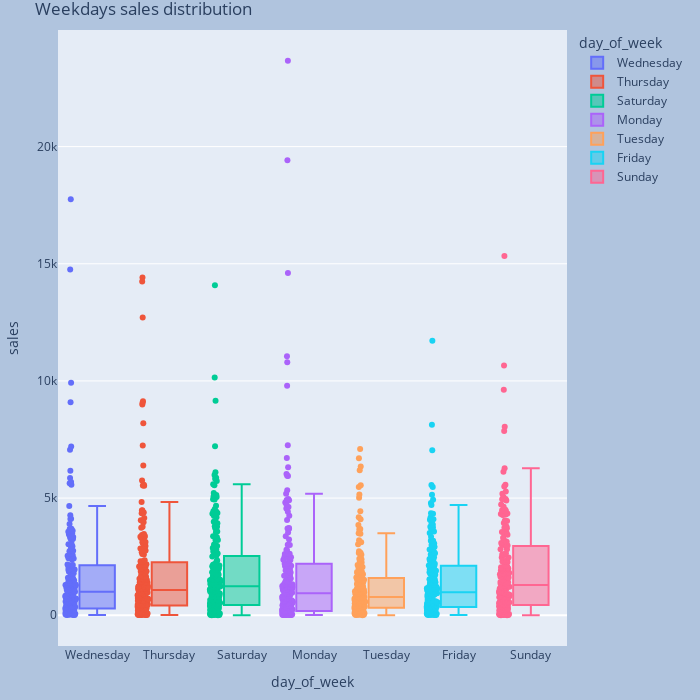

Source (notebook cell):
### Code cell
fig = px.box(day_level_df, x='day_of_week', y="sales", color="day_of_week",
             boxmode="overlay", points='all')
fig.update_layout(
    margin=dict(l=20, r=20, t=30, b=20),
    paper_bgcolor="LightSteelBlue",
    width=700,
    height=700,
    title='Weekdays sales distribution',
)

### Figure 1 — Plotly figure (JSON) as saved in the notebook; plotly's stock layout.template omitted (floating-point values rounded to 4 significant figures; data arrays with more than 128 entries replaced by an {"elided": "..."} marker saying what was removed)
{"data": [{"alignmentgroup": "True", "boxpoints": "all", "hovertemplate": "day_of_week=%{x}<br>sales=%{y}<extra></extra>", "legendgroup": "Wednesday", "marker": {"color": "#636efa"}, "name": "Wednesday", "notched": false, "offsetgroup": "Wednesday", "orientation": "v", "showlegend": true, "type": "box", "x": {"elided": "187 str values"}, "x0": " ", "xaxis": "x", "y": {"elided": "187 float values"}, "y0": " ", "yaxis": "y"}, {"alignmentgroup": "True", "boxpoints": "all", "hovertemplate": "day_of_week=%{x}<br>sales=%{y}<extra></extra>", "legendgroup": "Thursday", "marker": {"color": "#EF553B"}, "name": "Thursday", "notched": false, "offsetgroup": "Thursday", "orientation": "v", "showlegend": true, "type": "box", "x": {"elided": "195 str values"}, "x0": " ", "xaxis": "x", "y": {"elided": "195 float values"}, "y0": " ", "yaxis": "y"}, {"alignmentgroup": "True", "boxpoints": "all", "hovertemplate": "day_of_week=%{x}<br>sales=%{y}<extra></extra>", "legendgroup": "Saturday", "marker": {"color": "#00cc96"}, "name": "Saturday", "notched": false, "offsetgroup": "Saturday", "orientation": "v", "showlegend": true, "type": "box", "x": {"elided": "191 str values"}, "x0": " ", "xaxis": "x", "y": {"elided": "191 float values"}, "y0": " ", "yaxis": "y"}, {"alignmentgroup": "True", "boxpoints": "all", "hovertemplate": "day_of_week=%{x}<br>sales=%{y}<extra></extra>", "legendgroup": "Monday", "marker": {"color": "#ab63fa"}, "name": "Monday", "notched": false, "offsetgroup": "Monday", "orientation": "v", "showlegend": true, "type": "box", "x": {"elided": "185 str values"}, "x0": " ", "xaxis": "x", "y": {"elided": "185 float values"}, "y0": " ", "yaxis": "y"}, {"alignmentgroup": "True", "boxpoints": "all", "hovertemplate": "day_of_week=%{x}<br>sales=%{y}<extra></extra>", "legendgroup": "Tuesday", "marker": {"color": "#FFA15A"}, "name": "Tuesday", "notched": false, "offsetgroup": "Tuesday", "orientation": "v", "showlegend": true, "type": "box", "x": {"elided": "187 str values"}, "x0": " ", "xaxis": "x", "y": {"elided": "187 float values"}, "y0": " ", "yaxis": "y"}, {"alignmentgroup": "True", "boxpoints": "all", "hovertemplate": "day_of_week=%{x}<br>sales=%{y}<extra></extra>", "legendgroup": "Friday", "marker": {"color": "#19d3f3"}, "name": "Friday", "notched": false, "offsetgroup": "Friday", "orientation": "v", "showlegend": true, "type": "box", "x": {"elided": "189 str values"}, "x0": " ", "xaxis": "x", "y": {"elided": "189 float values"}, "y0": " ", "yaxis": "y"}, {"alignmentgroup": "True", "boxpoints": "all", "hovertemplate": "day_of_week=%{x}<br>sales=%{y}<extra></extra>", "legendgroup": "Sunday", "marker": {"color": "#FF6692"}, "name": "Sunday", "notched": false, "offsetgroup": "Sunday", "orientation": "v", "showlegend": true, "type": "box", "x": {"elided": "192 str values"}, "x0": " ", "xaxis": "x", "y": {"elided": "192 float values"}, "y0": " ", "yaxis": "y"}], "layout": {"boxmode": "overlay", "height": 700, "legend": {"title": {"text": "day_of_week"}, "tracegroupgap": 0}, "margin": {"b": 20, "l": 20, "r": 20, "t": 30}, "paper_bgcolor": "LightSteelBlue", "title": {"text": "Weekdays sales distribution"}, "width": 700, "xaxis": {"anchor": "y", "categoryarray": ["Wednesday", "Thursday", "Saturday", "Monday", "Tuesday", "Friday", "Sunday"], "categoryorder": "array", "domain": [0, 1], "title": {"text": "day_of_week"}}, "yaxis": {"anchor": "x", "domain": [0, 1], "title": {"text": "sales"}}}}
